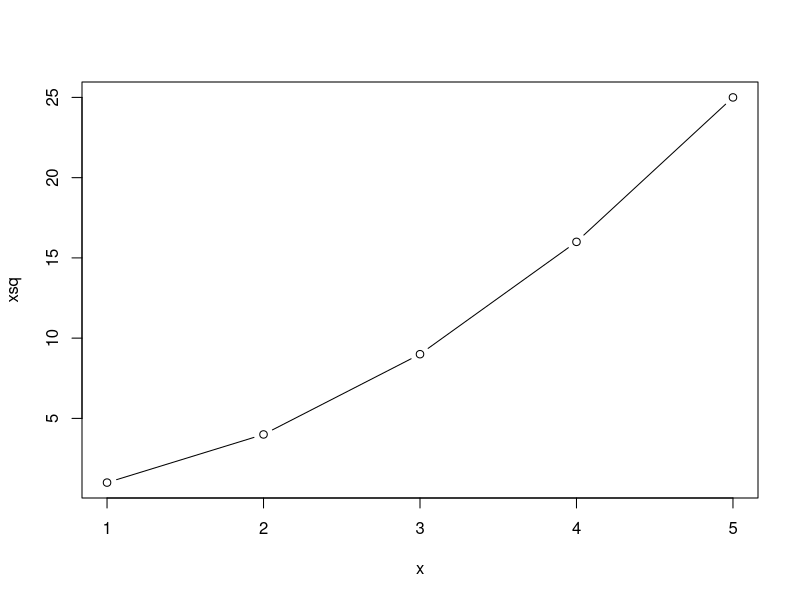

The R source for this figure:

#objects

a<-1

x<-c(1,2,3,4,5)

xsq<-x^2

plot(x,xsq, type = "b")

my_data<-data.frame(x,xsq)

my_data$x


x<-c("a", "C", "b")
x_sorted<-sort(x)

x<-c("c", 3, 1, "a")



#sorts


x<-c(1:20) #vector of numbers for the list
l<-sample(x,replace = FALSE) #randomized order of x
print(l)




#linear switching

switch=TRUE #set the switch to true
print(l)
for (i in 1:(length(x))) {
  if (switch==FALSE) break #if no switch in the last round then break
  switch=FALSE #set switch to false to start
  
      for (j in 1:(length(x)-1)) {
    
      if (l[j]>l[j+1]) { #test pair and switch if needed
        big<-l[j]
        small<-l[j+1]
        l[j]<-small
        l[j+1]<-big
        switch=TRUE #record the switch
      } 
    }
    print(l)
}

print(l)
print(i)

#as a function



my_function <-function(l) {
  switch=TRUE #set the switch to true
  print(l)
  for (i in 1:(length(x))) {
    if (switch==FALSE) break #if no switch in the last round then break
    switch=FALSE #set switch to false to start
  
    for (j in 1:(length(x)-1)) {
    
      if (l[j]>l[j+1]) { #test pair and switch if needed
        big<-l[j]
        small<-l[j+1]
        l[j]<-small
        l[j+1]<-big
        switch=TRUE #record the switch
      } 
    }
    print(l)
  }

  print(l)
  print(i)
}








#Monte Carlo
y<-c(1:(length(x)-1)) #one shortet than x to prevent out of bounds call...

for (i in 1:10) {
  
  j<-sample(y,1) #this is the Monte Carlo part...
  
  if (l[j]>l[j+1]) {
    big<-l[j]
    small<-l[j+1]
    l[j]<-small
    l[j+1]<-big
  }
  print(l)
}

print (i)
print(l)
